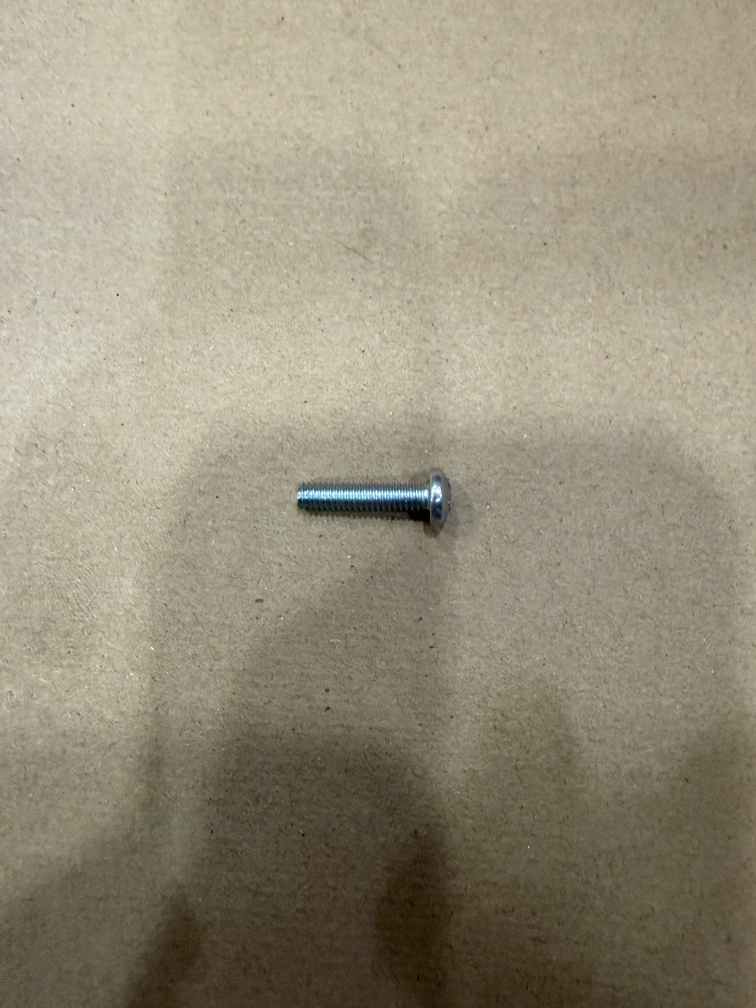
#> input picture backend/reference_images/nutsbolts/s1-0.jpg, 3024 x 4032 px (shown at 1/4 size); its folder holds only this picture in this run
$ python -i detector.py   (imports and definitions only)
#> lines starting #> are read from the running program, lines starting #| are printed output that depends on the picture; after the words box and inside, x2 and y2 are one past the last pixel; in counts of white or black regions, pixels touching at a corner belong together
#> further down, picture is the input picture: shape (4032, 3024, 3); mean B, G, R 123.9, 143.6, 151.1
"""
Step Verification Service using Claude API.
Compares captured images against reference images.
"""

import anthropic
import base64
import cv2
import numpy as np
from dataclasses import dataclass
from pathlib import Path
from typing import Optional
import os


def extract_bounding_box_color(image: np.ndarray, padding: int = 30) -> tuple[np.ndarray, tuple[int, int, int, int]]:
    """
    Extract bounding box around the Lego piece(s) using color-based segmentation.
    Better for detecting colored Lego pieces on tan background.
    """
#> called with padding = 30
    hsv = cv2.cvtColor(image, cv2.COLOR_BGR2HSV)
#> hsv: shape (4032, 3024, 3); mean H, S, V 22.2, 53.1, 151.3

    # Define range for tan/brown background (to exclude)
    lower_tan = np.array([10, 20, 100])
    upper_tan = np.array([30, 120, 220])

    # Create mask for background
    bg_mask = cv2.inRange(hsv, lower_tan, upper_tan)
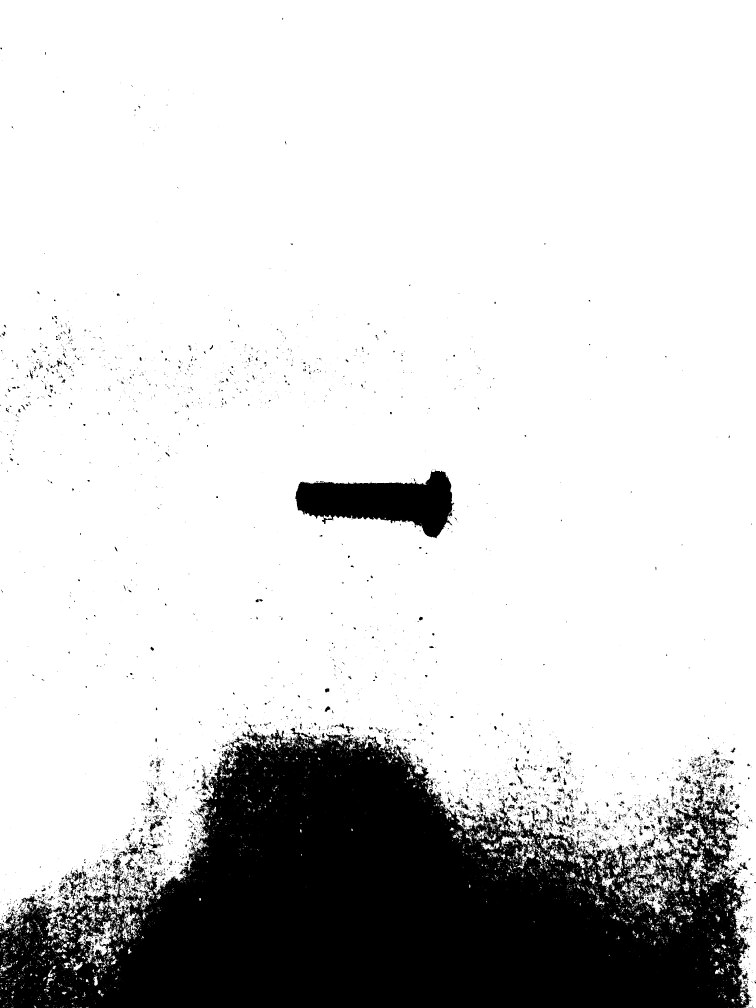
#> bg_mask: shape (4032, 3024) (shown at 1/4 size); 81.6% white; 7156 black regions (6300 under 20 px), largest, box (x1, y1, x2, y2) and area: (0, 2911, 3006, 4032) 2046278, (1181, 1882, 1817, 2153) 96869, (445, 3430, 497, 3536) 1921

    # Invert to get foreground (Lego pieces)
    fg_mask = cv2.bitwise_not(bg_mask)

    # Clean up the mask
    kernel = np.ones((7, 7), np.uint8)
    fg_mask = cv2.morphologyEx(fg_mask, cv2.MORPH_CLOSE, kernel)
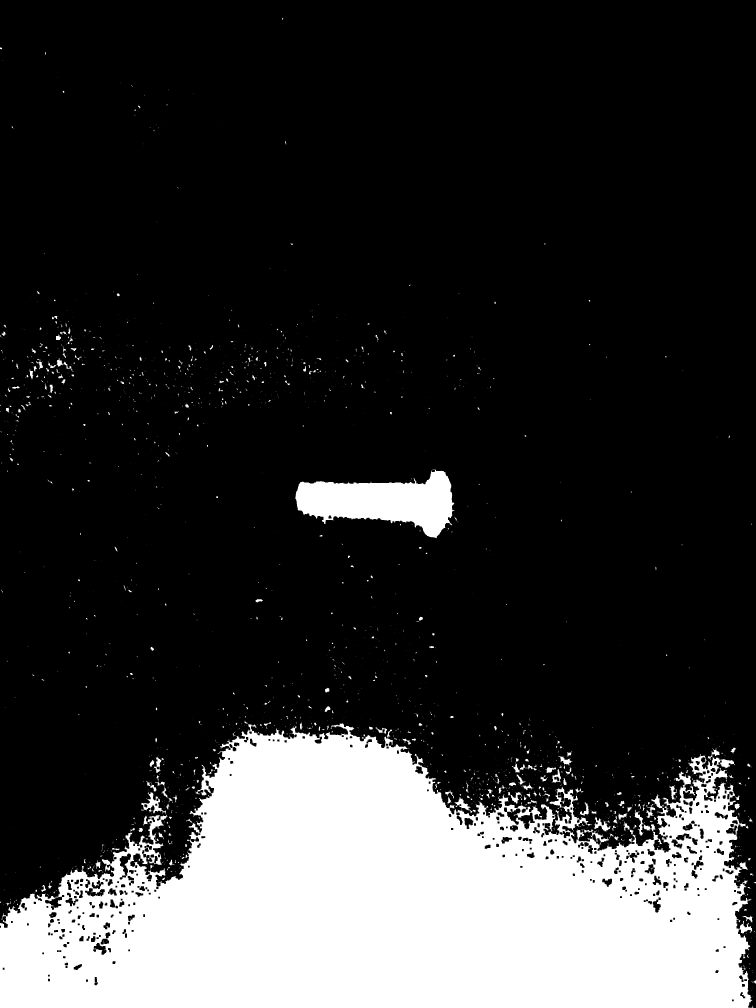
#> fg_mask: shape (4032, 3024) (shown at 1/4 size); 20.1% white; 1942 white regions (1463 under 20 px), largest, box (x1, y1, x2, y2) and area: (0, 2893, 3016, 4032) 2302825, (1181, 1877, 1818, 2153) 98496, (565, 3169, 664, 3257) 2663
    fg_mask = cv2.morphologyEx(fg_mask, cv2.MORPH_OPEN, kernel)
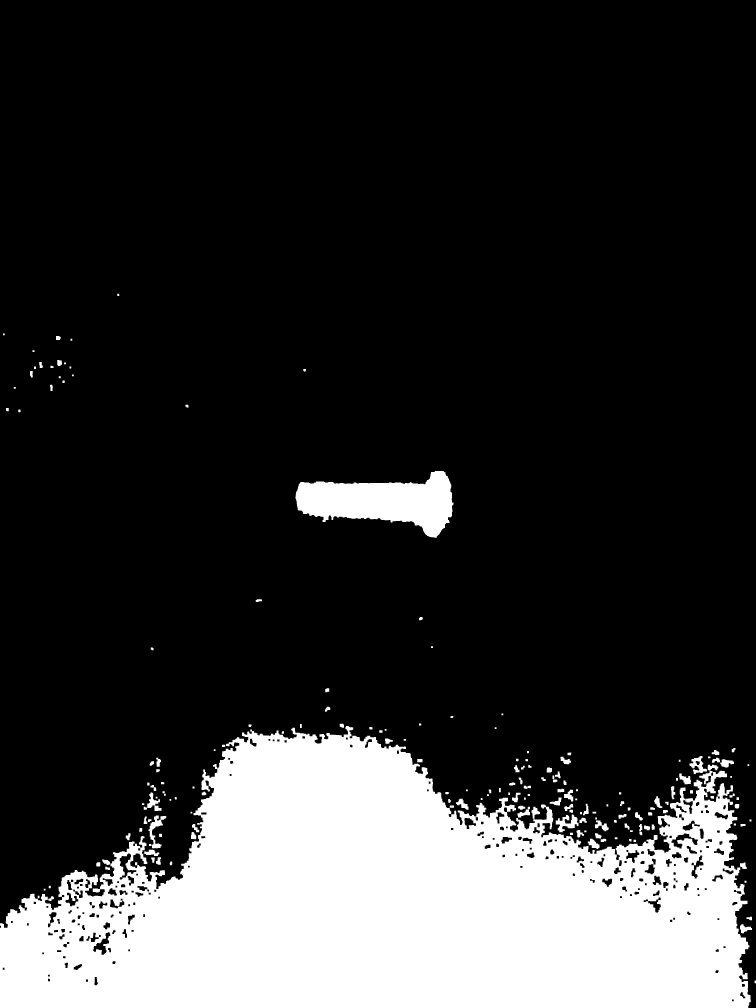
#> fg_mask: shape (4032, 3024) (shown at 1/4 size); 19.7% white; 188 white regions

    # Find contours
    contours, _ = cv2.findContours(fg_mask, cv2.RETR_EXTERNAL, cv2.CHAIN_APPROX_SIMPLE)
#> contours = 188 contours; largest, box (x1, y1, x2, y2) and area: (0, 2904, 3003, 4032) 2298340, (1182, 1884, 1814, 2151) 96922, (2223, 3258, 2314, 3329) 2846, (594, 3262, 665, 3393) 2825, (2758, 3024, 2828, 3096) 2281

    if not contours:
        h, w = image.shape[:2]
        return image, (0, 0, w, h)

    # Get bounding box that encompasses all significant contours
    min_area = 500
    significant_contours = [c for c in contours if cv2.contourArea(c) > min_area]
#> significant_contours = 21 contours; largest, box (x1, y1, x2, y2) and area: (0, 2904, 3003, 4032) 2298340, (1182, 1884, 1814, 2151) 96922, (2223, 3258, 2314, 3329) 2846, (594, 3262, 665, 3393) 2825, (2758, 3024, 2828, 3096) 2281

    if not significant_contours:
        largest = max(contours, key=cv2.contourArea)
        significant_contours = [largest]

    # Combine all significant contours
    all_points = np.vstack(significant_contours)
#> all_points = contour of 4732 points, box (x1, y1, x2, y2) (0, 1884, 3008, 4032), area 1334718
    x, y, w, h = cv2.boundingRect(all_points)
#> x = 0; y = 1884; w = 3008; h = 2148

    # Add padding
    img_h, img_w = image.shape[:2]
    x = max(0, x - padding)
    y = max(0, y - padding)
#> y = 1854
    w = min(img_w - x, w + 2 * padding)
#> w = 3024
    h = min(img_h - y, h + 2 * padding)
#> h = 2178

    cropped = image[y:y+h, x:x+w]
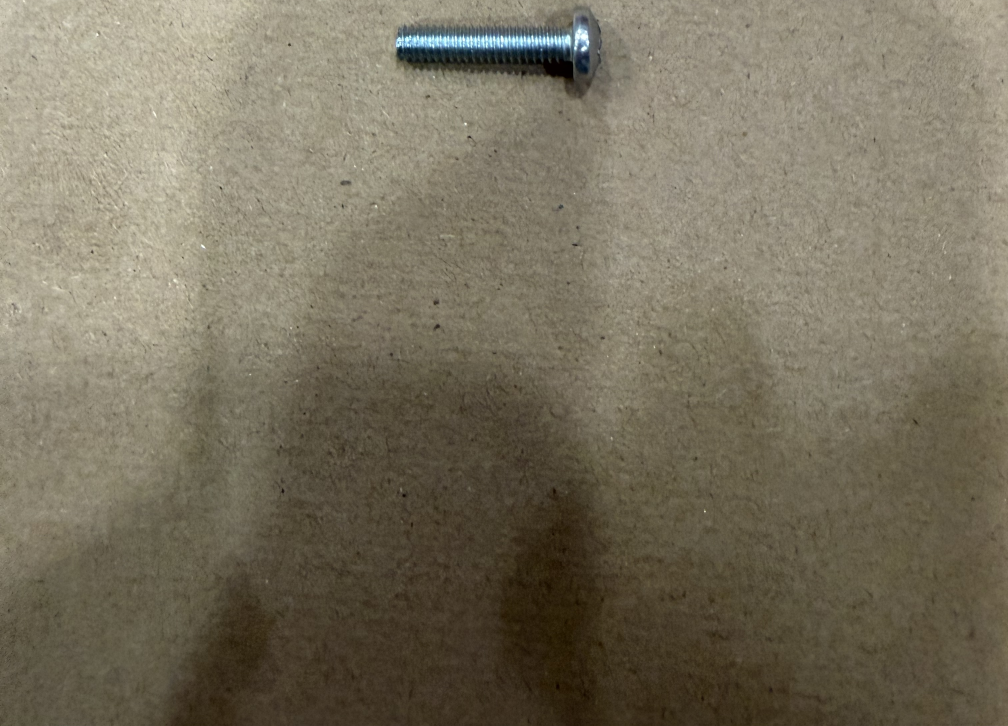
#> cropped: shape (2178, 3024, 3) (shown at 1/3 size); mean B, G, R 95, 113.6, 120.9
    return cropped, (x, y, w, h)


@dataclass
class VerificationResult:
    step: int
    is_match: bool
    confidence: str  # "high", "medium", "low"
    explanation: str


class StepDetector:
    """Step verification using Claude's vision capabilities."""

    # [43 lines left out: functions __init__, _load_reference_images, _image_to_base64, not called in this run]

    def _bytes_to_base64(self, image_bytes: bytes) -> str:
        """Convert image bytes to base64 string."""
        return base64.standard_b64encode(image_bytes).decode("utf-8")

    # [150 lines left out: functions _preprocess_image, verify_step, not called in this run]

    def get_total_steps(self) -> int:
        """Get the total number of steps."""
        return max(self.reference_images.keys()) if self.reference_images else 0


# Tutorial-specific prompts
TUTORIAL_PROMPTS = {
    "nutsbolts": """For hardware (screws, bolts, nuts): Pay close attention to:
- Screw/bolt LENGTH
- Nut SIZE and type (hex nut vs wing nut)
- Assembly state (loose vs tightened, partially vs fully assembled)
- Count the number of components - must match exactly""",
    "treehacks": """For Lego pieces: Focus on the overall shape and color of the assembled pieces.""",
}

# Map Supabase UUIDs to folder/prompt names
TUTORIAL_ID_MAP = {
    "407d67a9-47f0-48c2-8e2c-d484b2953e37": "treehacks",
    "7cbceca1-47bc-444b-941a-3e34da230430": "nutsbolts",
}

# Cache detectors by tutorial_id
_detectors: dict[str, StepDetector] = {}


# [15 lines left out: function get_detector, not called in this run]

>>> import cv2
>>> picture = cv2.imread('../../reference_images/nutsbolts/s1-0.jpg')
>>> result = extract_bounding_box_color(picture)

$ run again, on backend/reference_images/nutsbolts/s2-0.jpg
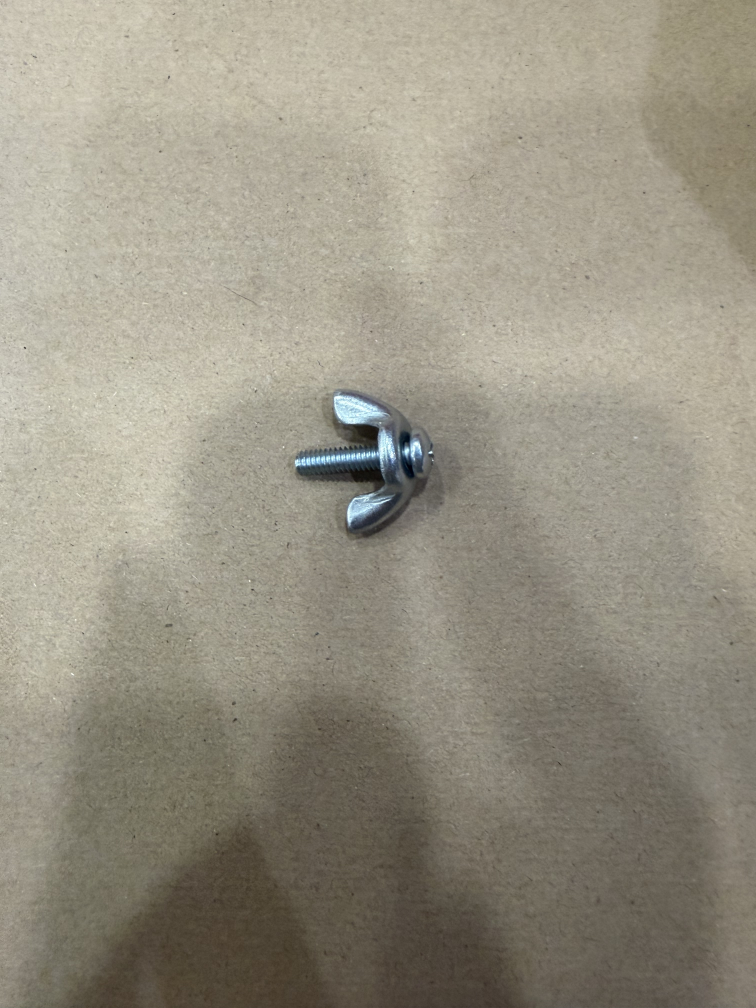
#> input picture backend/reference_images/nutsbolts/s2-0.jpg, 3024 x 4032 px (shown at 1/4 size)
#> picture is the input picture: shape (4032, 3024, 3); mean B, G, R 131.7, 146.7, 152.1
#> hsv: shape (4032, 3024, 3); mean H, S, V 22.9, 37.4, 152.4
#> in extract_bounding_box_color, `bg_mask = cv2.inRange(hsv, lower_tan, upper_tan)`:
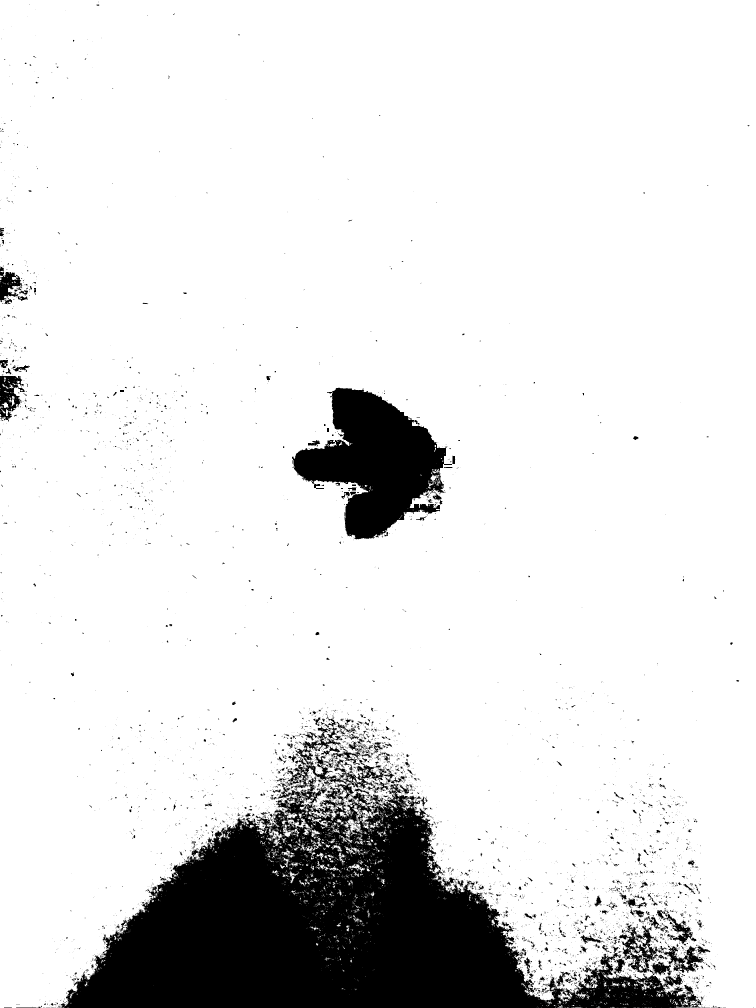
#> bg_mask: shape (4032, 3024) (shown at 1/4 size); 88.2% white; 6569 black regions (5815 under 20 px), largest, box (x1, y1, x2, y2) and area: (227, 2874, 2841, 4032) 1124867, (1168, 1551, 1808, 2158) 203308, (2476, 3699, 2651, 3891) 11282
#> contours = 159 contours; largest, box (x1, y1, x2, y2) and area: (234, 2875, 2834, 4032) 1323863, (1168, 1552, 1784, 2157) 210132, (0, 1499, 96, 1683) 11615, (0, 1067, 109, 1216) 8434, (2628, 3634, 2784, 3777) 7154
#> significant_contours = 15 contours; largest, box (x1, y1, x2, y2) and area: (234, 2875, 2834, 4032) 1323863, (1168, 1552, 1784, 2157) 210132, (0, 1499, 96, 1683) 11615, (0, 1067, 109, 1216) 8434, (2628, 3634, 2784, 3777) 7154
#> all_points = contour of 4513 points, box (x1, y1, x2, y2) (0, 1067, 2834, 4032), area 1932790
#> in extract_bounding_box_color, `x, y, w, h = cv2.boundingRect(all_points)`: x = 0; y = 1067; w = 2834; h = 2965
#> in extract_bounding_box_color, `y = max(0, y - padding)`: y = 1037
#> in extract_bounding_box_color, `w = min(img_w - x, w + 2 * padding)`: w = 2894
#> in extract_bounding_box_color, `h = min(img_h - y, h + 2 * padding)`: h = 2995
#> in extract_bounding_box_color, `cropped = image[y:y+h, x:x+w]`:
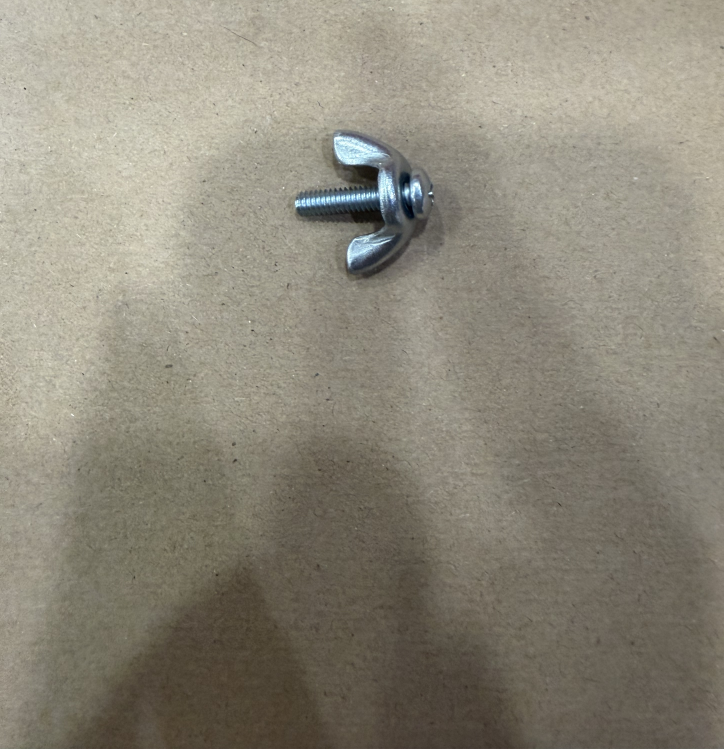
#> cropped: shape (2995, 2894, 3) (shown at 1/4 size); mean B, G, R 122.7, 136.6, 141.6
